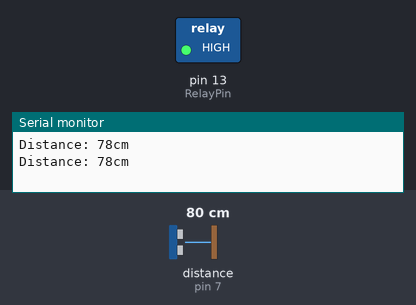
This sketch was run on a simulated Arduino Uno, built with avr-gcc and run on an emulated ATmega328P. On the bench: switched loads named in the sketch (green lamp = pin HIGH), the last lines printed to the serial monitor. Wiring (inferred from the names in the program): ultrasonic range finder: trigger pin 6; echo pin 7. The inputs (shaded band) are chosen by the test bench; at power-on: distance to the obstacle (sensor on pin 7) 80 cm. The echo pulse lasts 58.3 µs per cm; pins used as bus, display or sensor lines are not drawn.

Above: at 1.8 s.
1.9 s: distance to the obstacle (sensor on pin 7) set to 35 cm
3.4 s: distance to the obstacle (sensor on pin 7) set to 27 cm
At 5.1 s:
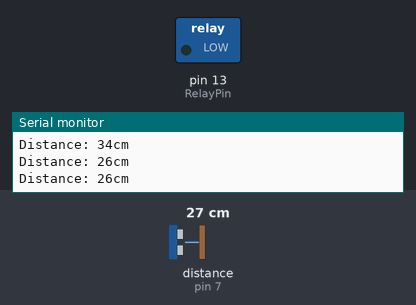
5.5 s: distance to the obstacle (sensor on pin 7) set to 8 cm
7.2 s: distance to the obstacle (sensor on pin 7) set to 5 cm
At 8.4 s:
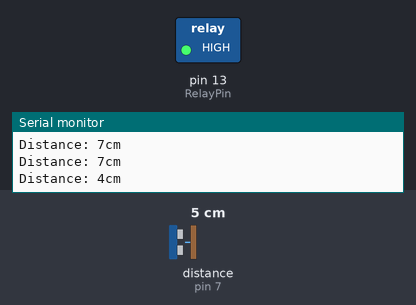
9.5 s: distance to the obstacle (sensor on pin 7) set to 9 cm
At 11.2 s:
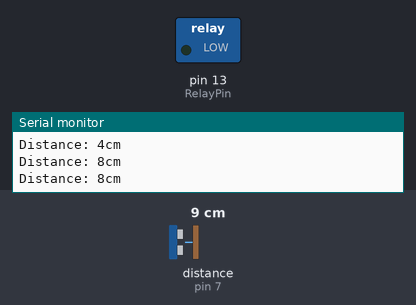
Timing chart, 0 to 12.5 s (numbered marks = the images above; inputs shaded):
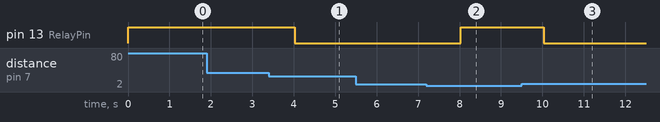

Measured:
- the behaviour switches between 31 and 30 cm on distance to the obstacle (sensor on pin 7) (found by bisection; images 0 and 1)
- the behaviour switches between 7 and 6 cm on distance to the obstacle (sensor on pin 7) (found by bisection; images 1 and 2)
- after the input at 3.4 s, pin 13 (RelayPin): HIGH → LOW after 0.62 s
- after the input at 7.2 s, pin 13 (RelayPin): LOW → HIGH after 0.82 s
- after the input at 9.5 s, pin 13 (RelayPin): HIGH → LOW after 0.53 s

The sketch:

Digital_Input_UltrasonicSensor__Digital_Output2.ino
```cpp
/* Sketch to find distance to obstacle using HC-SR04 Ultrasound Sensor */

// defines pins numbers
const int trigPin = 6;  //D5
const int echoPin = 7;  //D6
const int RelayPin =  13;

// defines variables
long duration;
int distance;

void setup() {
  pinMode(trigPin, OUTPUT); // Sets the trigPin as an Output
  pinMode(RelayPin, OUTPUT);
  pinMode(echoPin, INPUT); // Sets the echoPin as an Input
  Serial.begin(9600); // Starts the serial communication
}

void loop() {
  // Clears the trigPin
  digitalWrite(trigPin, LOW);
  delayMicroseconds(2);

  // Sets the trigPin on HIGH state for 10 micro seconds
  digitalWrite(trigPin, HIGH);
  delayMicroseconds(10);
  digitalWrite(trigPin, LOW);

  // Reads the echoPin, returns the sound wave travel time in microseconds
  duration = pulseIn(echoPin, HIGH);

  // Calculating the distance
  distance= duration*0.034/2;
  // Prints the distance on the Serial Monitor
  Serial.print("Distance: ");
  Serial.print(distance);
  Serial.println("cm");
  if((distance<30)&&(distance>5)){
    digitalWrite(RelayPin, LOW);
  }
  else{digitalWrite(RelayPin, HIGH);}
  delay(1000);
}
```
